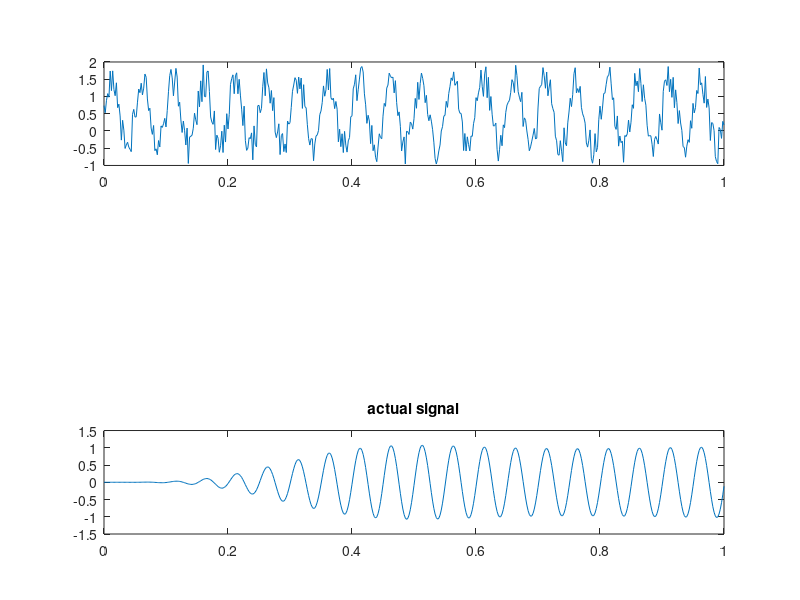

Source code (MATLAB):
% this graph plotted in the range 0 to 1,,,,,,,
clc;
clear all;
close all;

fs = 500;
f = 20;
n = [0:1/fs:1]; % o to 1 sec, sampling time Ts=1/Fs
x = sin(2*pi*f*n);
y = x + rand(1,length(x));
subplot(3,1,1)
plot(n,y);
l=length(y);
%count how many frequency are in the signal
nfft=2^nextpow2(l);
z_fft=abs(fft(y,nfft));
freq=fs/2*linspace(0,1,nfft/2+1);
% subplot(3,1,2)
% plot(freq,z_fft(1:nfft/2+1));
order=5;
wn=[18 22]*2/fs;%cut off frequency 8&12 in hz we need to normalize by fs/2
[b,a]=butter(order,wn,'bandpass');% b(numerator) a(denominator) return transfer coefficients function of 5th order filter
% see frequency response of the filter
% [h,w]=freqz(b,a,1024,fs);% returns 1024 pints
% %frequency response vector h and corresponding angular
% %frequency vector w
% 
% subplot(3,1,2);
% plot(w,20*log10(abs(h))); %h is in b so we do this for makes db
% title('bandpass filter')
filt=filter(b,a,y);
subplot(3,1,3);
plot(n,filt);
title('actual signal')

